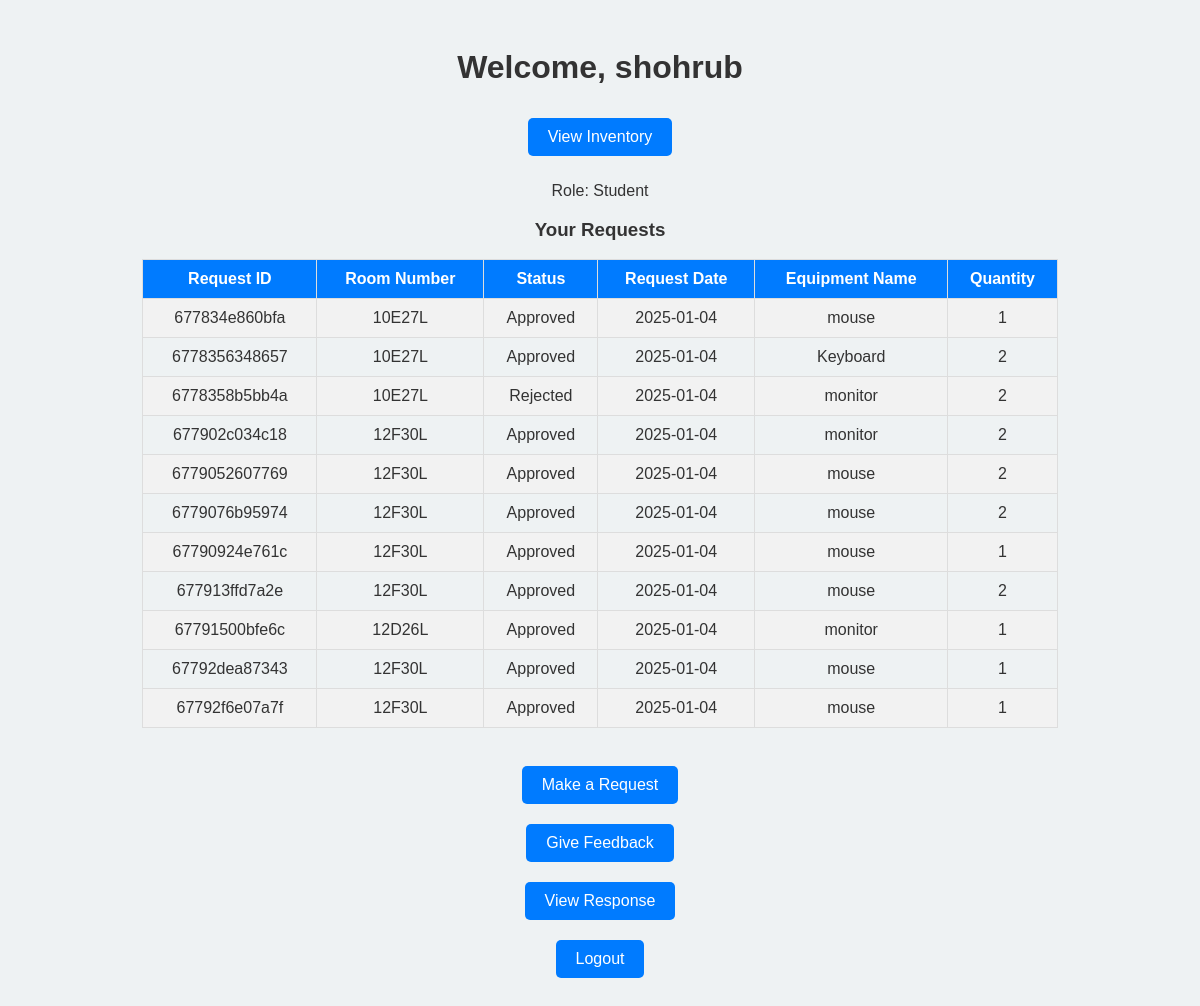
/home.php (signed in), run on the app's committed database.
### tables this page shows
CREATE TABLE `request` (
  `Request_ID` varchar(30) NOT NULL,
  `stud_fac_ID` int(8) NOT NULL,
  `Equipment_name` varchar(255) NOT NULL,
  `Assigned_Staff_ID` int(8) DEFAULT NULL,
  `Quantity` int(99) NOT NULL,
  `Room_no` varchar(30) NOT NULL,
  `Status` enum('Pending','Approved','Rejected','In Progress') NOT NULL,
  `Request_date` date NOT NULL
);

### home.php (the view, shortened to what this page needs)
<?php
include("database.php");
$user_id = $_SESSION['user_id'];
$user_name = $_SESSION['user_name'];
$user_role = $_SESSION['user_role'];
$sql_requests = "
    SELECT r.Request_ID, r.Room_no, r.Status, r.Request_date, r.Equipment_name, r.Quantity
    FROM request r
    WHERE r.stud_fac_ID = ?
    ORDER BY r.Request_date DESC
";
$stmt = $conn->prepare($sql_requests);
$stmt->bind_param("i", $user_id);
$stmt->execute();
$request_result = $stmt->get_result();
?>
<!DOCTYPE html>
<html lang="en">
<head>
</head>
<body>
    <h1>Welcome, <?php echo htmlspecialchars($user_name); ?></h1>
    <a href="inventory.php" class="inventory-button">View Inventory</a>
    <p>Role: <?php echo ucfirst($user_role); ?></p>
    <h3>Your Requests</h3>
    <table border="1">
        <tr>
            <th>Request ID</th>
            <th>Room Number</th>
            <th>Status</th>
            <th>Request Date</th>
            <th>Equipment Name</th>
            <th>Quantity</th>
        </tr>
        <?php
        if ($request_result->num_rows > 0) {
            while ($row = $request_result->fetch_assoc()) {
                echo "<tr>";
                echo "<td>" . htmlspecialchars($row['Request_ID']) . "</td>";
                echo "<td>" . htmlspecialchars($row['Room_no']) . "</td>";
                echo "<td>" . htmlspecialchars($row['Status']) . "</td>";
                echo "<td>" . htmlspecialchars($row['Request_date']) . "</td>";
                echo "<td>" . htmlspecialchars($row['Equipment_name']) . "</td>";
                echo "<td>" . htmlspecialchars($row['Quantity']) . "</td>";
                echo "</tr>";
            }
        } else {
            echo "<tr><td colspan='6'>No requests found</td></tr>";
        }
        ?>
    </table>
    <br>
    <a href="make_request.php">Make a Request</a>
    <?php if ($user_role !== 'admin' && $user_role !== 'staff') { ?>
        <br>
        <a href="feedback.php">Give Feedback</a>
        <br>
        <a href="user_view_feedback.php">View Response</a>
    <?php } ?>
    <br>
    <a href="logout.php">Logout</a>
</body>
</html>

### home.php (style rules this page uses)
body { font-family: Arial, sans-serif; background-color: #eef2f3; color: #333; text-align: center; padding: 20px; animation: fadeInPage 1.5s ease; }
table { width: 80%; margin: 0 auto; border-collapse: collapse; animation: fadeInTable 2s ease; }
th, td { padding: 10px; text-align: center; border: 1px solid #ddd; }
th { background-color: #007BFF; color: white; }
tr:nth-child(even) { background-color: #f2f2f2; }
a { display: inline-block; margin-top: 20px; padding: 10px 20px; background-color: #007BFF; color: white; text-decoration: none; border-radius: 5px; transition: background-color 0.3s ease; }
.inventory-button { display: inline-block; padding: 10px 20px; margin: 10px 0; font-size: 16px; color: white; background-color: #007BFF; border: none; border-radius: 5px; text-decoration: none; text-align: center; cursor: pointer; transition: background-color 0.3s ease; }

### data on the page
request: Request_ID "677834e860bfa", Room_no "10E27L", Status "Approved", Request_date "2025-01-04", Equipment_name "mouse", Quantity "1"
request: Request_ID "6778356348657", Room_no "10E27L", Status "Approved", Request_date "2025-01-04", Equipment_name "Keyboard", Quantity "2"
request: Request_ID "6778358b5bb4a", Room_no "10E27L", Status "Rejected", Request_date "2025-01-04", Equipment_name "monitor", Quantity "2"
request: Request_ID "677902c034c18", Room_no "12F30L", Status "Approved", Request_date "2025-01-04", Equipment_name "monitor", Quantity "2"
request: Request_ID "6779052607769", Room_no "12F30L", Status "Approved", Request_date "2025-01-04", Equipment_name "mouse", Quantity "2"
request: Request_ID "6779076b95974", Room_no "12F30L", Status "Approved", Request_date "2025-01-04", Equipment_name "mouse", Quantity "2"
request: Request_ID "67790924e761c", Room_no "12F30L", Status "Approved", Request_date "2025-01-04", Equipment_name "mouse", Quantity "1"
request: Request_ID "677913ffd7a2e", Room_no "12F30L", Status "Approved", Request_date "2025-01-04", Equipment_name "mouse", Quantity "2"
request: Request_ID "67791500bfe6c", Room_no "12D26L", Status "Approved", Request_date "2025-01-04", Equipment_name "monitor", Quantity "1"
request: Request_ID "67792dea87343", Room_no "12F30L", Status "Approved", Request_date "2025-01-04", Equipment_name "mouse", Quantity "1"
request: Request_ID "67792f6e07a7f", Room_no "12F30L", Status "Approved", Request_date "2025-01-04", Equipment_name "mouse", Quantity "1"

### other printed values
$user_name "shohrub"
$user_role "Student"
